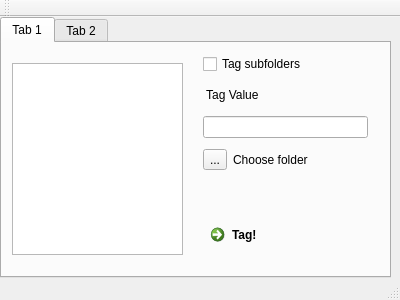
<?xml version="1.0" encoding="UTF-8"?>
<ui version="4.0">
 <class>win</class>
 <widget class="QMainWindow" name="win">
  <property name="geometry">
   <rect>
    <x>0</x>
    <y>0</y>
    <width>400</width>
    <height>300</height>
   </rect>
  </property>
  <property name="windowTitle">
   <string>win</string>
  </property>
  <widget class="QWidget" name="centralWidget">
   <widget class="QTabWidget" name="tabWidget">
    <property name="geometry">
     <rect>
      <x>0</x>
      <y>0</y>
      <width>391</width>
      <height>261</height>
     </rect>
    </property>
    <property name="currentIndex">
     <number>0</number>
    </property>
    <widget class="QWidget" name="tab">
     <attribute name="title">
      <string>Tab 1</string>
     </attribute>
     <widget class="QWidget" name="verticalLayoutWidget_2">
      <property name="geometry">
       <rect>
        <x>190</x>
        <y>0</y>
        <width>187</width>
        <height>221</height>
       </rect>
      </property>
      <layout class="QVBoxLayout" name="verticalLayout_2">
       <item>
        <widget class="QCheckBox" name="checkBox">
         <property name="text">
          <string>Tag subfolders</string>
         </property>
        </widget>
       </item>
       <item>
        <widget class="QLabel" name="label">
         <property name="text">
          <string> Tag Value</string>
         </property>
        </widget>
       </item>
       <item>
        <widget class="QLineEdit" name="tag_textedit"/>
       </item>
       <item>
        <layout class="QHBoxLayout" name="horizontalLayout">
         <item>
          <widget class="QToolButton" name="toolButton">
           <property name="text">
            <string>...</string>
           </property>
          </widget>
         </item>
         <item>
          <widget class="QLabel" name="label_2">
           <property name="text">
            <string>Choose folder</string>
           </property>
          </widget>
         </item>
        </layout>
       </item>
       <item>
        <widget class="QLabel" name="foldername">
         <property name="text">
          <string/>
         </property>
        </widget>
       </item>
       <item>
        <widget class="QCommandLinkButton" name="commandLinkButton">
         <property name="text">
          <string>Tag!</string>
         </property>
        </widget>
       </item>
      </layout>
     </widget>
     <widget class="QGraphicsView" name="graphicsView">
      <property name="geometry">
       <rect>
        <x>10</x>
        <y>20</y>
        <width>171</width>
        <height>192</height>
       </rect>
      </property>
     </widget>
    </widget>
    <widget class="QWidget" name="tab_2">
     <attribute name="title">
      <string>Tab 2</string>
     </attribute>
    </widget>
   </widget>
  </widget>
  <widget class="QToolBar" name="mainToolBar">
   <attribute name="toolBarArea">
    <enum>TopToolBarArea</enum>
   </attribute>
   <attribute name="toolBarBreak">
    <bool>false</bool>
   </attribute>
  </widget>
  <widget class="QStatusBar" name="statusBar"/>
 </widget>
 <layoutdefault spacing="6" margin="11"/>
 <resources/>
 <connections/>
</ui>
